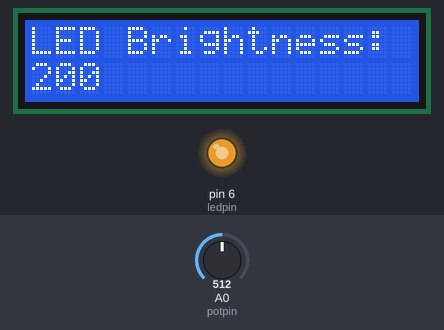
Recording of a sketch running on a simulated Arduino Uno, built with avr-gcc and run on an emulated ATmega328P. Shown: 16×2 character LCD, output pins drawn as LEDs (lit = HIGH). The test bench sets the inputs (shaded band); at power-on: A0 (potpin) = 512.

Above: at 1.2 s.
1.3 s: A0 (potpin) set to 716
At 2.5 s:
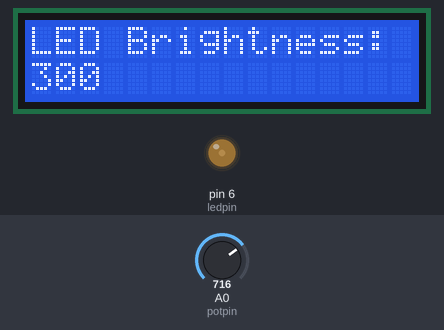
2.8 s: A0 (potpin) set to 1023
At 3.2 s:
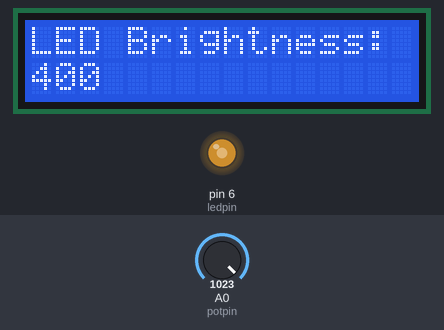
4.3 s: A0 (potpin) set to 306
At 4.8 s:
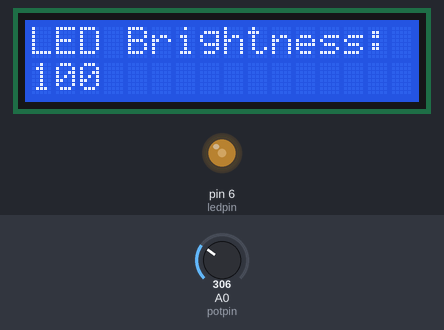
5.8 s: A0 (potpin) set to 122
At 6.6 s:
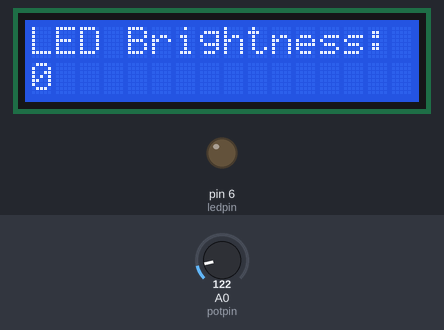
7.3 s: A0 (potpin) set to 511
At 8.2 s:
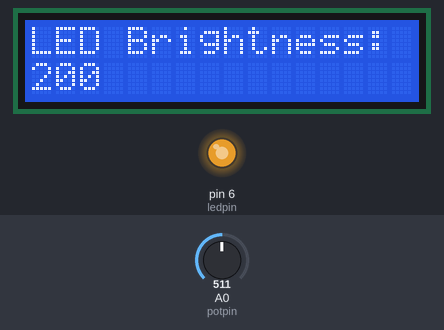
8.9 s: A0 (potpin) set to 900
At 10.1 s:
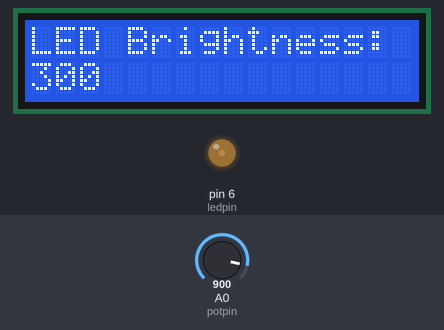
Timing chart, 0 to 11.4 s (numbered marks = the images above; inputs shaded):
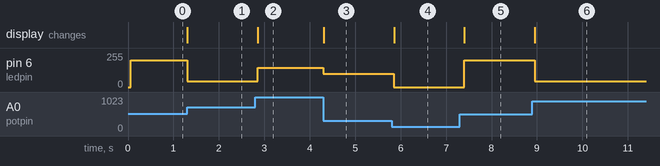

Measured:
- after the input at 1.3 s, pin 6 (ledpin): 200/255 → 44/255 at once; the display: changes at once (image 1)
- after the input at 2.8 s, pin 6 (ledpin): 44/255 → 144/255 after 0.05 s; the display: changes after 0.06 s (image 2)
- after the input at 4.3 s, pin 6 (ledpin): 144/255 → 100/255 at once; the display: changes at once (image 3)
- after the input at 5.8 s, pin 6 (ledpin): 100/255 → 0/255 after 0.05 s; the display: changes after 0.06 s (image 4)
- after the input at 7.3 s, pin 6 (ledpin): 0/255 → 200/255 after 0.10 s; the display: changes after 0.10 s (image 5)
- after the input at 8.9 s, pin 6 (ledpin): 200/255 → 44/255 after 0.05 s; the display: changes after 0.05 s (image 6)

The sketch:

expt4-3.hex.ino
```cpp
#include<LiquidCrystal.h>
LiquidCrystal lcd(12,11,5,4,3,2);
int ledpin = 6;
int potpin=A0;
int Value;
void setup() {
  pinMode(ledpin,OUTPUT);
  lcd.begin(16,2);
}

void loop() {
  Value = analogRead(potpin);
  Value = Value/232 * 100;
  analogWrite(ledpin, Value);
  lcd.setCursor(0, 0);
  lcd.print("LED Brightness: ");   // fixed caps too
  lcd.setCursor(0, 1);
  lcd.print(Value);
  lcd.print("   ");                // trailing spaces clear leftover digits
  delay(100);
}
```
